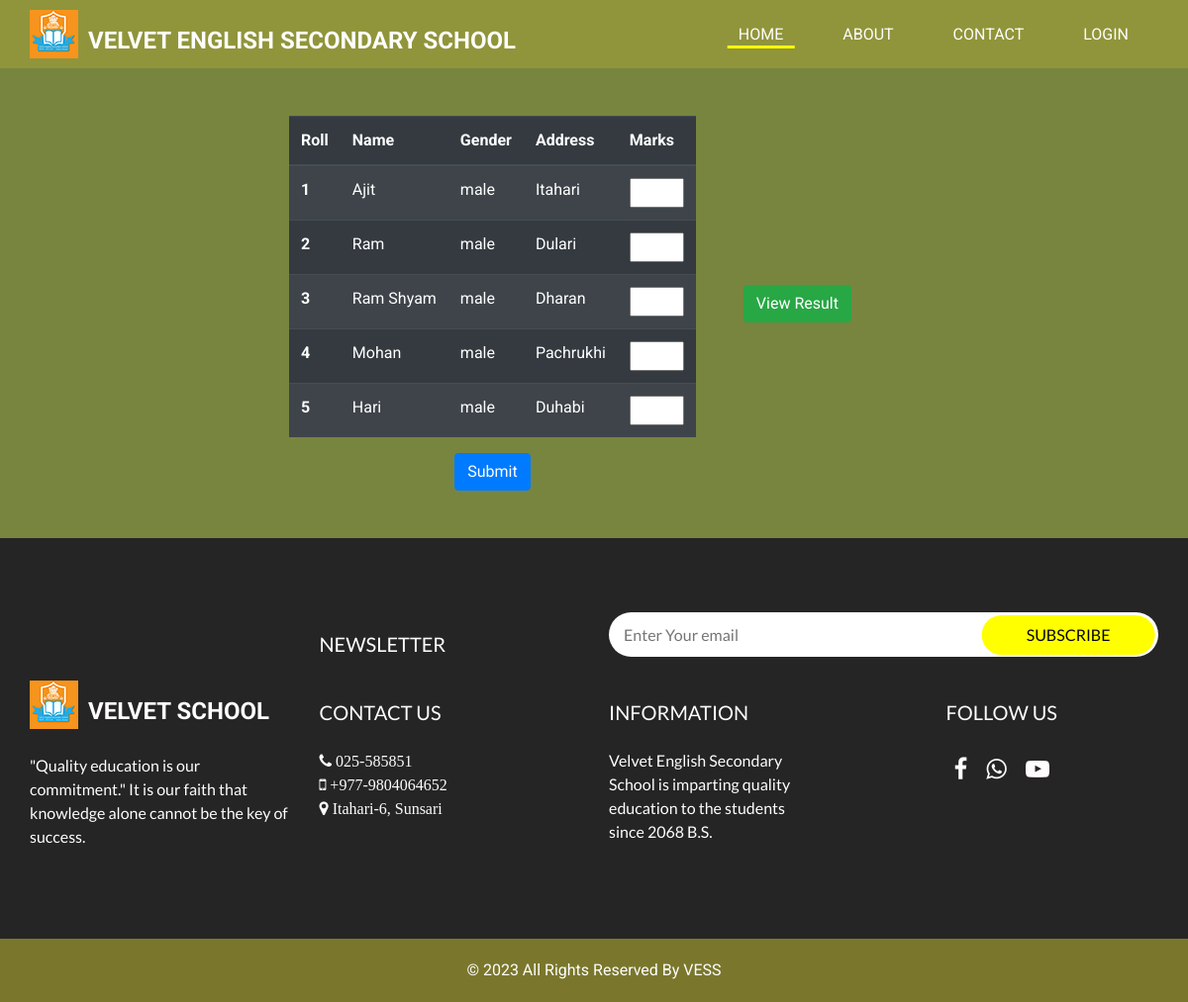
The app's page /addsubjectmarks with its own data.
### home/models.py (models this page shows, shortened)
class Student(models.Model):
    name = models.CharField(max_length=500)
    gmail = models.EmailField()
    gender = models.CharField(max_length=50, default="male")
    address = models.TextField()
    phone = models.CharField(max_length=800)
    classname = models.ForeignKey(ClassName, on_delete=models.CASCADE)

### home/views.py (the view)
# urls.py: path("addsubjectmarks", addsubjectmarks, name="addsubjectmarks"),
def addsubjectmarks(request):
    classnames = ClassName.objects.all()
    subjects = Subject.objects.all()
    students = Student.objects.all()
    return render(request, 'addsubjectmarks.html', {'classnames' : classnames, 'subjects' : subjects, 'students': students})

### templates/addsubjectmarks.html (shortened to what this page needs)
{% extends 'base.html' %}
{% load static %}
{% block content %}
<div class="d-flex align-items-center justify-content-center p-5">
<form action="{% url 'addsubjectmarks' %}">
<table class="table table-striped table-dark">
  <thead>
    <tr>
      <th scope="col-2">Roll</th>
      <th scope="col-4">Name</th>
      <th scope="col-2">Gender</th>
      <th scope="col-2">Address</th>
      <th scope="col-2">Marks</th>
    </tr>
  </thead>
  <tbody>
        <form action="{% url 'addsubjectmarks' %}" method="POST">
        {% for student in students %}
            <tr>
              <th scope="row">{{student.id}}</th>
              <td>{{student.name}}</td>
              <td>{{student.gender}}</td>
              <td>{{student.address}}</td>
              <td><input type="number" id="quantity" name="" min="0" max="75"></td>
            </tr>
        {% endfor %}
  </tbody>
</table>
<center><button class="btn btn-primary" type="submit">Submit</button></center>
</form>
  <div class="d-flex align-items-center justify-content-center p-5">
  <a class="btn btn-success" href="viewresult"> View Result </a>
</div>
</div>
  <section class="info_section layout_padding">
    <div class="container">
      <div class="info_form">
        <div class="row">
          <div class="offset-lg-3 col-lg-3">
            <h5 class="form_heading">
              Newsletter
            </h5>
          </div>
          <div class="col-md-6">
            <form action="#">
              <input type="text" placeholder="Enter Your email">
              <button>
                subscribe
              </button>
            </form>
          </div>
        </div>
      </div>
    </div>
    <div class="container">
      <div class="row">
        <div class="col-md-3">
          <div class="info_logo">
            <div>
              <a href="">
                <img src="{% static 'images/school.png' %}" alt="" />
                <span>
                  Velvet School
                </span>
              </a>
            </div>
            <p>
              "Quality education is our commitment." It is our faith that knowledge alone cannot be the key of success.
            </p>
          </div>
        </div>
        <div class="col-md-3">
          <div class="info_links ">
            <h5>
              Contact Us
            </h5>
            <p class="pr-0 pr-md-4 pr-lg-5">
              <i class="fa fa-phone" aria-hidden="true">  025-585851</i>
              <i class="fa fa-mobile" aria-hidden="true">  +977-9804064652</i>
              <i class="fa fa-map-marker" aria-hidden="true">  Itahari-6, Sunsari</i>
            </p>
          </div>
        </div>
        <div class="col-md-3">
          <div class="info_insta">
            <h5>
              INFORMATION
            </h5>
            <p class="pr-0 pr-md-4 pr-md-5">
              Velvet English Secondary School is imparting quality education to the students since 2068 B.S.
            </p>
          </div>
        </div>
        <div class="col-md-3">
          <div class="pl-0 pl-lg-5 pl-md-4">
            <h5>
              Follow Us
            </h5>
            <p>
                <i class="fa fa-facebook p-2" style="font-size:24px;" aria-hidden="true"></i>
                <i class="fa fa-whatsapp p-2" style="font-size:24px;" aria-hidden="true"></i>
                <i class="fa fa-youtube-play p-2" style="font-size:24px;" aria-hidden="true"></i>
            </p>
          </div>
        </div>
      </div>
    </div>
  </section>
{% endblock %}

### static/css/style.css (style rules this page uses)
body { font-family: "Roboto", sans-serif; color: #0c0c0c; background-color: #ffffff; }
.layout_padding { padding: 75px 0; }
a, a:hover, a:focus { text-decoration: none; }
.btn, .btn:focus { outline: none !important; -webkit-box-shadow: none; box-shadow: none; }
.info_section { background-color: #252525; color: #fefdfc; font-family: "Lato", sans-serif; }
.info_section h5 { margin: 20px 0 25px 0; font-weight: 400; text-transform: uppercase; }
.info_section .form_heading { font-weight: normal; text-transform: uppercase; }
.info_section .info_logo a { display: -webkit-box; display: -ms-flexbox; display: flex; -webkit-box-align: end; -ms-flex-align: end; align-items: flex-end; margin-bottom: 25px; }
.info_section .info_logo a span { font-size: 24px; font-weight: 700; color: #fefdfc; margin-left: 10px; text-transform: uppercase; font-family: "Roboto", sans-serif; }
.info_section .info_form form { display: -webkit-box; display: -ms-flexbox; display: flex; }
.info_section .info_form form input { min-width: 100%; height: 45px; border-radius: 30px; border: none; outline: none; padding: 0 15px; }
.info_section .info_form form button { padding: 0 45px; height: 40px; outline: none; border: none; border-radius: 30px; color: #050505; text-transform: uppercase; background-color: #ffff00; -webkit-transform: translate(-102%); transform: translate(-102%); margin-top: 2.5px; }

### static/css/responsive.css (style rules this page uses)
@media (min-width: 1200px) { .container { max-width: 1170px; } }

### records on screen
Student: id "1", name "Ajit", gender "male", address "Itahari"
Student: id "2", name "Ram", gender "male", address "Dulari"
Student: id "3", name "Ram Shyam", gender "male", address "Dharan"
Student: id "4", name "Mohan", gender "male", address "Pachrukhi"
Student: id "5", name "Hari", gender "male", address "Duhabi"
